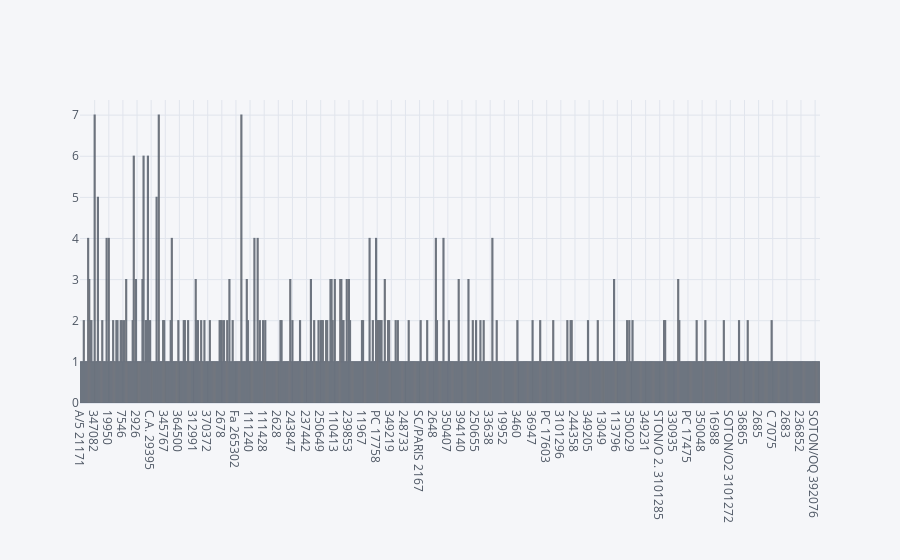

Notebook source saved alongside this figure:
### Code cell
train['Ticket'].iplot(kind='hist',bins=40)

### Figure 1 — Plotly figure (JSON) as saved in the notebook; plotly's stock layout.template omitted (floating-point values rounded to 4 significant figures; data arrays with more than 128 entries replaced by an {"elided": "..."} marker saying what was removed)
{"data": [{"histfunc": "count", "histnorm": "", "marker": {"color": "rgba(255, 153, 51, 1.0)", "line": {"color": "#4D5663", "width": 1.3}}, "name": "Ticket", "nbinsx": 40, "opacity": 0.8, "orientation": "v", "type": "histogram", "x": {"elided": "891 str values"}}], "layout": {"barmode": "overlay", "legend": {"bgcolor": "#F5F6F9", "font": {"color": "#4D5663"}}, "paper_bgcolor": "#F5F6F9", "plot_bgcolor": "#F5F6F9", "title": {"font": {"color": "#4D5663"}}, "xaxis": {"gridcolor": "#E1E5ED", "showgrid": true, "tickfont": {"color": "#4D5663"}, "title": {"font": {"color": "#4D5663"}, "text": ""}, "zerolinecolor": "#E1E5ED"}, "yaxis": {"gridcolor": "#E1E5ED", "showgrid": true, "tickfont": {"color": "#4D5663"}, "title": {"font": {"color": "#4D5663"}, "text": ""}, "zerolinecolor": "#E1E5ED"}}}
